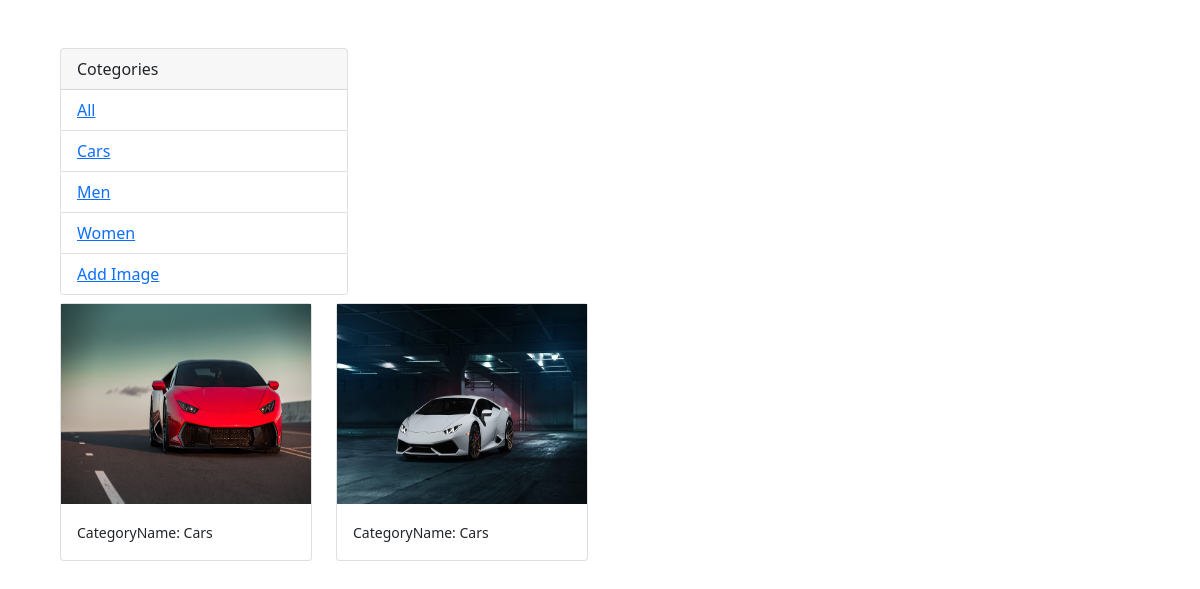
Page /?category=Cars on the committed database.
### uploadimage/models.py (models this page shows, shortened)
class Category(models.Model):
    name = models.CharField(max_length=100, null=False, blank=False)

class Photo(models.Model):
    category = models.ForeignKey(Category, on_delete=models.SET_NULL, null=True,blank=False)
    image = models.ImageField(upload_to="photos",null=False, blank=False)

### uploadimage/views.py (the view)
# urls.py: path('', index, name='home'),
def index(request):
    category = request.GET.get('category')
    if category ==None:
        photos = Photo.objects.all()
    else:
        photos = Photo.objects.filter(category__name = category )
    category = Category.objects.all()
    context = {'cat':category, "photos":photos}
    return render(request, "index.html", context)

### templates/index.html (shortened to what this page needs)
<!DOCTYPE html>
<html lang="en">
<head>
<link href="https://cdn.jsdelivr.net/npm/bootstrap@5.0.0-beta2/dist/css/bootstrap.min.css" rel="stylesheet">
</head>
<body class="m-5">
<div class="container">
    <div class="row">
        <div class="col-md">
            <div class="card" style="width: 18rem;">
              <div class="card-header">
                Cotegories
              </div>
              <ul class="list-group list-group-flush">
                  <li class="list-group-item">
                      <a href="{% url 'home'%}">All</a></li>
                  {% for cat in cat %}
                  <li class="list-group-item">
                      <a href="{% url 'home' %}?category={{cat.name}}"> {{cat.name}}</a></li>
                  {% endfor %}
                  <li class="list-group-item">
                      <a href="{% url 'upload' %}"> Add Image</a></li>
              </ul>
            </div>
        </div>
         <div class="col-md-9">
            <div class="row">
                {% for photo in photos %}
                     <div class="col-md-4">
                             <div class="card my-2">
                                <img class="image-thumbail" src="{{photo.image.url}}"
                                alt="...">
                                <div class="card-body">
                                    <small>
                                       CategoryName:  {{photo.category.name}}
                                    </small>
                                </div>
                            </div>
                     </div>
                   {% endfor %}
            </div>
        </div>
    </div>
</div>
</body>
</html>

### templates/index.html (style rules this page uses)
.image-thumbail { height:200px; }

### rows in the picture
Category: name "Cars"
Category: name "Men"
Category: name "Women"
Photo: image (picture), category.name "Cars"
Photo: image (picture), category.name "Cars"
